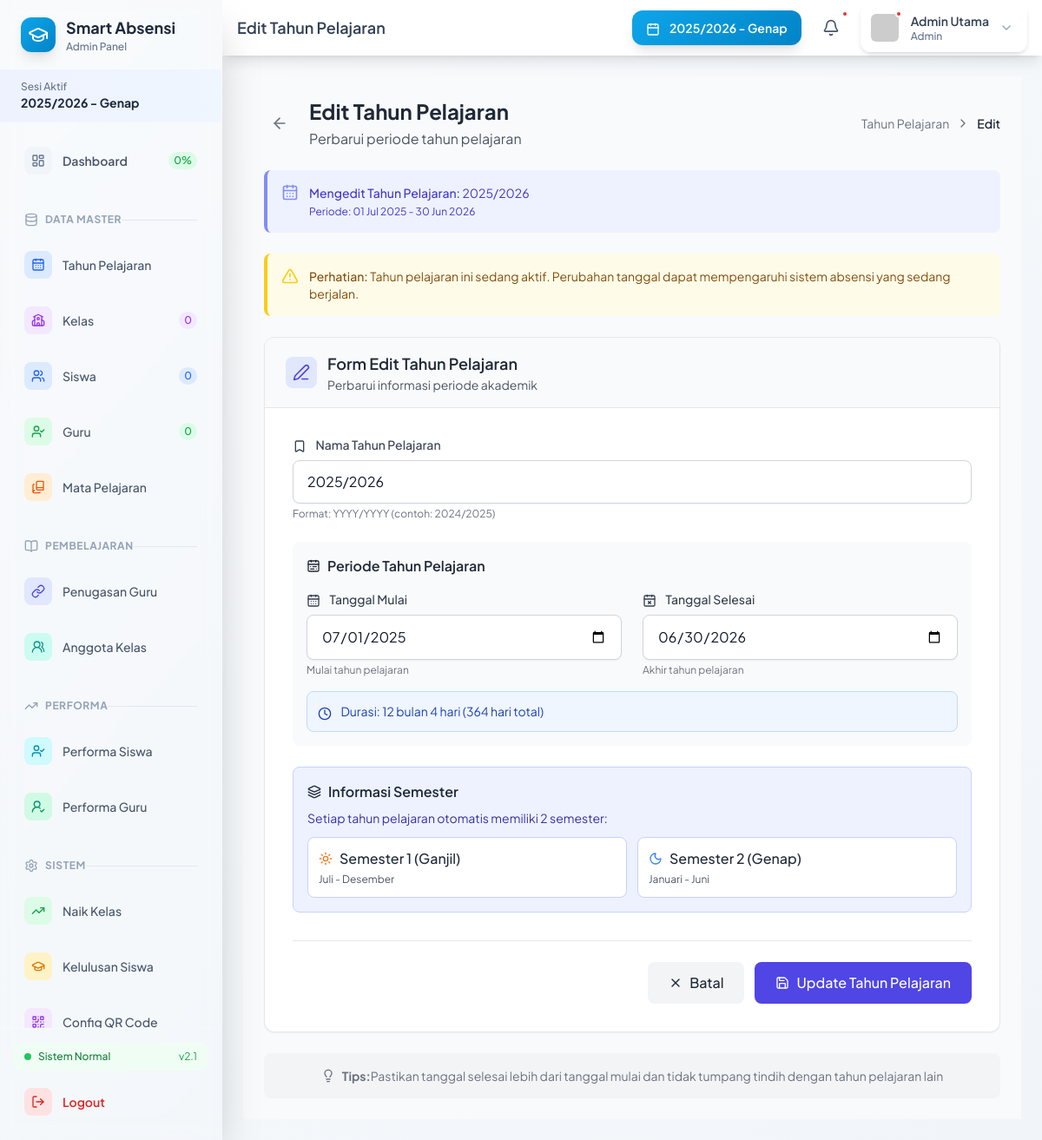
The app's page /admin/editTP/5 (signed in) with its own data.
### tables this page shows
CREATE TABLE `tp` (
  `id_tp` int(11) NOT NULL,
  `nama_tp` varchar(20) NOT NULL,
  `tgl_mulai` date NOT NULL,
  `tgl_selesai` date NOT NULL
);

### app/controllers/AdminController.php (called while the page is built, shortened)
<?php
class AdminController extends Controller {
    private $data = [];
    public function __construct()
   {
        $cacheKey = 'admin_daftar_semester';
        $cacheTime = $_SESSION[$cacheKey . '_time'] ?? 0;
        if (!isset($_SESSION[$cacheKey]) || (time() - $cacheTime) > 3600) {
            $this->data['daftar_semester'] = $this->model('TahunPelajaran_model')->getAllSemester();
        } else {
            $this->data['daftar_semester'] = $_SESSION[$cacheKey];
        }
    }
    public function editTP($id)
    {
        $this->data['judul'] = 'Edit Tahun Pelajaran';
        $this->data['tp'] = $this->model('TahunPelajaran_model')->getTahunPelajaranById($id);
        $this->view('admin/edit_tp', $this->data);
    }
}

### app/core/App.php (called while the page is built, shortened)
<?php
class App {
    protected $method = 'index';
    protected $params = [];
    public function __construct()
    {
        require_once APPROOT . '/config/database.php';
        require_once APPROOT . '/app/core/Database.php';
        require_once APPROOT . '/app/core/Controller.php';
        $url = $this->parseURL();
        if (isset($url[0])) {
            $controllerName = ucfirst($url[0]) . 'Controller';
            if (file_exists(APPROOT . '/app/controllers/' . $controllerName . '.php')) {
                unset($url[0]);
            } else {
                error_log("App.php - Controller NOT found: " . $controllerName);
            }
        }
        $this->controller = new $this->controller;
        if (isset($url[1])) {
            $methodName = $url[1];
            if (method_exists($this->controller, $methodName)) {
                $this->method = $methodName;
                unset($url[1]);
            } else {
                error_log("App.php - Method NOT found: " . $methodName . " - Available methods: " . implode(', ', get_class_methods($this->controller)));
            }
        }
        if (!empty($url)) {
            $this->params = array_values($url);
        }
        call_user_func_array([$this->controller, $this->method], $this->params);
    }
    public function parseURL()
    {
        if (isset($_GET['url'])) {
            $url = rtrim($_GET['url'], '/');
            $url = filter_var($url, FILTER_SANITIZE_URL);
            $url = explode('/', $url);
            return $url;
        }
        return [];
    }
}

### public/index.php (called while the page is built, shortened)
<?php
require_once APPROOT . '/app/core/App.php';
$app = new App();

### app/core/Database.php (called while the page is built, shortened)
<?php
class Database {
    private $dbh;
    private $stmt;
    public function __construct()
    {
        $this->host = DB_HOST;
        $this->user = DB_USER;
        $this->pass = DB_PASS;
        $this->db_name = DB_NAME;
        $dsn = 'mysql:host=' . $this->host . ';dbname=' . $this->db_name;
        $options = [
            PDO::ATTR_PERSISTENT => false,
            PDO::ATTR_ERRMODE => PDO::ERRMODE_EXCEPTION,
            PDO::ATTR_EMULATE_PREPARES => false,
            PDO::MYSQL_ATTR_INIT_COMMAND => "SET NAMES utf8mb4 COLLATE utf8mb4_unicode_ci"
        ];
        try {
            $this->dbh = new PDO($dsn, $this->user, $this->pass, $options);
        } catch (PDOException $e) {
            die($e->getMessage());
        }
    }
    public function query($query)
    {
        $this->stmt = $this->dbh->prepare($query);
    }
    public function bind($param, $value, $type = null)
    {
        if (is_null($type)) {
            switch (true) {
                default:
                    $type = PDO::PARAM_STR;
            }
        }
        $this->stmt->bindValue($param, $value, $type);
    }
    public function execute()
    {
        return $this->stmt->execute();
    }
    public function single()
    {
        $this->execute();
        return $this->stmt->fetch(PDO::FETCH_ASSOC);
    }
}

### app/models/TahunPelajaran_model.php (called while the page is built, shortened)
<?php
class TahunPelajaran_model {
    private $db;
    public function __construct()
    {
        require_once APPROOT . '/app/core/Database.php';
        $this->db = new Database;
    }
    public function getAllSemester()
    {
        $this->db->query('SELECT semester.*, tp.nama_tp
                         FROM semester
                         JOIN tp ON semester.id_tp = tp.id_tp
                         ORDER BY tp.tgl_mulai DESC, semester.semester DESC');
        return $this->db->resultSet();
    }
    public function getTahunPelajaranById($id)
    {
        $this->db->query('SELECT * FROM tp WHERE id_tp = :id');
        $this->db->bind('id', $id);
        return $this->db->single();
    }
}

### app/views/admin/edit_tp.php (the view, shortened to what this page needs)
<!DOCTYPE html>
<html lang="id">
<head>
    <script src="https://cdn.tailwindcss.com"></script>
</head>
<body class="bg-gray-50">
    <main class="flex-1 overflow-x-hidden overflow-y-auto bg-gray-50 p-6">
        <div class="flex flex-col sm:flex-row justify-between items-start sm:items-center mb-6 space-y-4 sm:space-y-0">
            <div class="flex items-center">
                <a href="<?= BASEURL; ?>/admin/tahunPelajaran"
                   class="text-gray-500 hover:text-indigo-600 mr-4 p-2 rounded-lg hover:bg-gray-100 transition-all duration-200">
                    <i data-lucide="arrow-left" class="w-5 h-5"></i>
                </a>
                <div>
                    <h2 class="text-2xl font-bold text-gray-800">Edit Tahun Pelajaran</h2>
                    <p class="text-gray-600 mt-1">Perbarui periode tahun pelajaran</p>
                </div>
            </div>
            <div class="flex items-center text-sm text-gray-500">
                <a href="<?= BASEURL; ?>/admin/tahunPelajaran" class="hover:text-indigo-600">Tahun Pelajaran</a>
                <i data-lucide="chevron-right" class="w-4 h-4 mx-2"></i>
                <span class="text-gray-900 font-medium">Edit</span>
            </div>
        </div>
        <div class="bg-indigo-50 border-l-4 border-indigo-400 p-4 mb-6 rounded-lg">
            <div class="flex">
                <div class="flex-shrink-0">
                    <i data-lucide="calendar-days" class="w-5 h-5 text-indigo-400"></i>
                </div>
                <div class="ml-3">
                    <p class="text-sm text-indigo-700">
                        <span class="font-medium">Mengedit Tahun Pelajaran:</span>
                        <?= htmlspecialchars($data['tp']['nama_tp']); ?><br>
                        <span class="text-xs">
                            Periode: <?= date('d M Y', strtotime($data['tp']['tgl_mulai'])); ?> - <?= date('d M Y', strtotime($data['tp']['tgl_selesai'])); ?>
                        </span>
                    </p>
                </div>
            </div>
        </div>
        <?php
        $today = date('Y-m-d');
        $isActive = ($today >= $data['tp']['tgl_mulai'] && $today <= $data['tp']['tgl_selesai']);
        if ($isActive):
        ?>
        <div class="bg-yellow-50 border-l-4 border-yellow-400 p-4 mb-6 rounded-lg">
            <div class="flex">
                <div class="flex-shrink-0">
                    <i data-lucide="alert-triangle" class="w-5 h-5 text-yellow-400"></i>
                </div>
                <div class="ml-3">
                    <p class="text-sm text-yellow-800">
                        <span class="font-medium">Perhatian:</span>
                        Tahun pelajaran ini sedang aktif. Perubahan tanggal dapat mempengaruhi sistem absensi yang sedang berjalan.
                    </p>
                </div>
            </div>
        </div>
        <?php endif; ?>
        <div class="bg-white rounded-xl shadow-sm border overflow-hidden max-w-4xl mx-auto">
            <div class="px-6 py-4 border-b border-gray-200 bg-gray-50">
                <div class="flex items-center">
                    <div class="bg-indigo-100 p-2 rounded-lg mr-3">
                        <i data-lucide="edit-3" class="w-5 h-5 text-indigo-600"></i>
                    </div>
                    <div>
                        <h3 class="text-lg font-semibold text-gray-800">Form Edit Tahun Pelajaran</h3>
                        <p class="text-sm text-gray-600">Perbarui informasi periode akademik</p>
                    </div>
                </div>
            </div>
            <div class="p-8">
                <form action="<?= BASEURL; ?>/admin/prosesUpdateTP" method="POST">
                    <div class="space-y-6">
                        <div>
                            <label for="nama_tp" class="block text-sm font-medium text-gray-700 mb-2">
                                <i data-lucide="bookmark" class="w-4 h-4 inline mr-2"></i>
                                Nama Tahun Pelajaran
                            </label>
                            <input type="text"
                                   name="nama_tp"
                                   id="nama_tp"
                                   required
                                   value="<?= htmlspecialchars($data['tp']['nama_tp']); ?>"
                                   placeholder="Contoh: 2024/2025"
                                   class="mt-1 block w-full px-4 py-3 border border-gray-300 rounded-lg shadow-sm focus:ring-2 focus:ring-indigo-500 focus:border-indigo-500 transition-all duration-200">
                            <p class="text-xs text-gray-500 mt-1">Format: YYYY/YYYY (contoh: 2024/2025)</p>
                        </div>
                        <div class="bg-gray-50 rounded-lg p-4">
                            <h4 class="text-md font-semibold text-gray-800 mb-4 flex items-center">
                                <i data-lucide="calendar-range" class="w-4 h-4 mr-2"></i>
                                Periode Tahun Pelajaran
                            </h4>
                            <div class="grid grid-cols-1 md:grid-cols-2 gap-6">
                                <div>
                                    <label for="tgl_mulai" class="block text-sm font-medium text-gray-700 mb-2">
                                        <i data-lucide="calendar-days" class="w-4 h-4 inline mr-2"></i>
                                        Tanggal Mulai
                                    </label>
                                    <input type="date"
                                           name="tgl_mulai"
                                           id="tgl_mulai"
                                           required
                                           value="<?= $data['tp']['tgl_mulai']; ?>"
                                           class="mt-1 block w-full px-4 py-3 border border-gray-300 rounded-lg shadow-sm focus:ring-2 focus:ring-indigo-500 focus:border-indigo-500 transition-all duration-200">
                                    <p class="text-xs text-gray-500 mt-1">Mulai tahun pelajaran</p>
                                </div>
                                <div>
                                    <label for="tgl_selesai" class="block text-sm font-medium text-gray-700 mb-2">
                                        <i data-lucide="calendar-x" class="w-4 h-4 inline mr-2"></i>
                                        Tanggal Selesai
                                    </label>
                                    <input type="date"
                                           name="tgl_selesai"
                                           id="tgl_selesai"
                                           required
                                           value="<?= $data['tp']['tgl_selesai']; ?>"
                                           class="mt-1 block w-full px-4 py-3 border border-gray-300 rounded-lg shadow-sm focus:ring-2 focus:ring-indigo-500 focus:border-indigo-500 transition-all duration-200">
                                    <p class="text-xs text-gray-500 mt-1">Akhir tahun pelajaran</p>
                                </div>
                            </div>
                            <div class="mt-4 p-3 bg-blue-50 rounded-lg border border-blue-200">
                                <p class="text-sm text-blue-800" id="duration-info">
                                    <i data-lucide="clock" class="w-4 h-4 inline mr-2"></i>
                                    <span id="duration-text">Durasi akan dihitung otomatis</span>
                                </p>
                            </div>
                        </div>
                        <div class="bg-indigo-50 rounded-lg p-4 border border-indigo-200">
                            <h4 class="text-md font-semibold text-gray-800 mb-2 flex items-center">
                                <i data-lucide="layers" class="w-4 h-4 mr-2"></i>
                                Informasi Semester
                            </h4>
                            <p class="text-sm text-indigo-800 mb-3">
                                Setiap tahun pelajaran otomatis memiliki 2 semester:
                            </p>
                            <div class="grid grid-cols-1 sm:grid-cols-2 gap-3">
                                <div class="bg-white rounded-lg p-3 border border-indigo-200">
                                    <div class="flex items-center">
                                        <i data-lucide="sun" class="w-4 h-4 text-orange-500 mr-2"></i>
                                        <span class="font-medium text-gray-800">Semester 1 (Ganjil)</span>
                                    </div>
                                    <p class="text-xs text-gray-600 mt-1">Juli - Desember</p>
                                </div>
                                <div class="bg-white rounded-lg p-3 border border-indigo-200">
                                    <div class="flex items-center">
                                        <i data-lucide="moon" class="w-4 h-4 text-blue-500 mr-2"></i>
                                        <span class="font-medium text-gray-800">Semester 2 (Genap)</span>
                                    </div>
                                    <p class="text-xs text-gray-600 mt-1">Januari - Juni</p>
                                </div>
                            </div>
                        </div>
                    </div>
                    <div class="mt-8 pt-6 border-t border-gray-200">
                        <div class="flex flex-col sm:flex-row justify-end space-y-3 sm:space-y-0 sm:space-x-3">
                            <a href="<?= BASEURL; ?>/admin/tahunPelajaran"
                               class="w-full sm:w-auto bg-gray-100 hover:bg-gray-200 text-gray-800 font-medium py-3 px-6 rounded-lg text-center transition-colors duration-200 flex items-center justify-center">
                                <i data-lucide="x" class="w-4 h-4 mr-2"></i>
                                Batal
                            </a>
                            <button type="submit"
                                    class="w-full sm:w-auto bg-indigo-600 hover:bg-indigo-700 text-white font-medium py-3 px-6 rounded-lg transition-colors duration-200 shadow-sm flex items-center justify-center">
                                <i data-lucide="save" class="w-4 h-4 mr-2"></i>
                                Update Tahun Pelajaran
                            </button>
                        </div>
                    </div>
                </form>
            </div>
        </div>
        <div class="mt-6 text-center text-sm text-gray-500 max-w-4xl mx-auto">
            <div class="bg-gray-100 rounded-lg p-4">
                <p class="flex items-center justify-center">
                    <i data-lucide="lightbulb" class="w-4 h-4 mr-2"></i>
                    <strong>Tips:</strong> Pastikan tanggal selesai lebih dari tanggal mulai dan tidak tumpang tindih dengan tahun pelajaran lain
                </p>
            </div>
        </div>
    </main>
</body>
</html>

### app/views/templates/header.php (style rules this page uses)
body { font-family: 'Plus Jakarta Sans', sans-serif; background: linear-gradient(135deg, #f8fafc 0%, #f1f5f9 100%); }

### app/views/admin/edit_tp.php (style rules this page uses)
body { font-family: 'Inter', sans-serif; }

### records on screen
tp: nama_tp "2025/2026", tgl_mulai "01 Jul 2025", tgl_selesai "30 Jun 2026", tgl_mulai "07/01/2025", tgl_selesai "06/30/2026"

### other values on screen
$_SESSION['nama_semester_aktif'] "2025/2026 - Genap"
$sidebarData['attendance_percentage'] "0"
$sidebarData['total_kelas'] "0"
$sidebarData['total_siswa'] "0"
$sidebarData['total_guru'] "0"
$data['judul'] "Edit Tahun Pelajaran"
$html_safe_name "Admin Utama"
$role_display "Admin"
